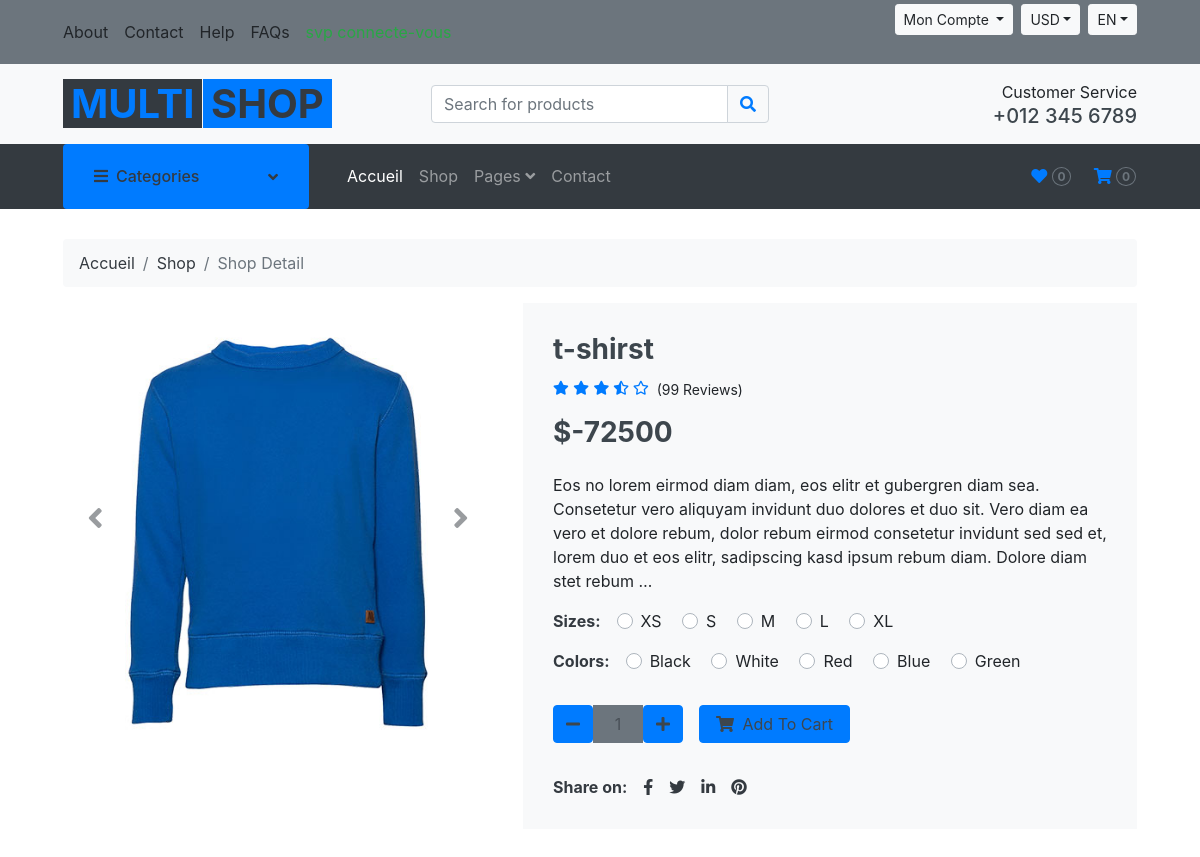
The app's page /detail/2 (upper part), older data.
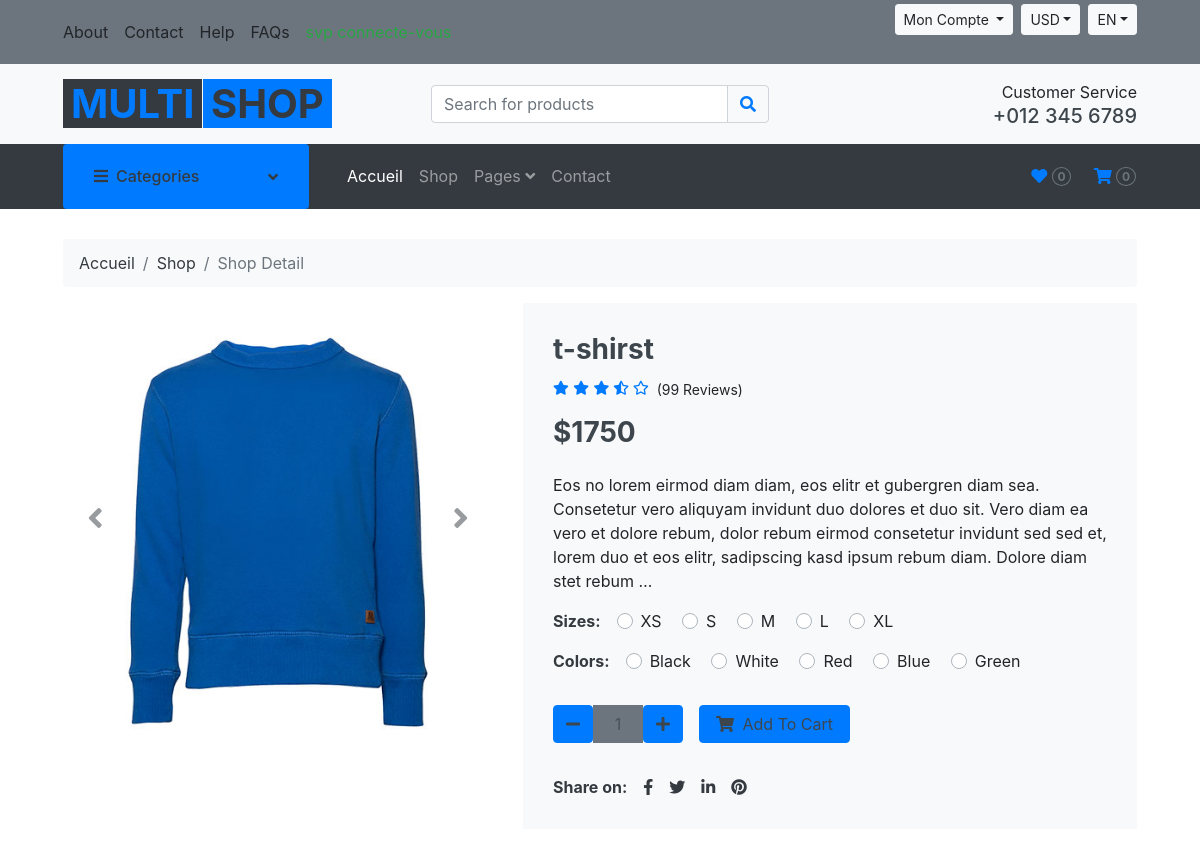
The same page, newer data.
### ecomme/models.py (models this page shows, shortened)
class Produit(models.Model):
    quantite_total = models.IntegerField()
    disponibilite = models.IntegerField()
    images = models.ImageField(upload_to='produit/produit_img')
    nom_produit = models.CharField(max_length=100)
    prix = models.IntegerField()
    rabais = models.IntegerField()
    info_produit = RichTextField(null=True)
    nom_model = models.CharField(max_length=100)
    categorie = models.ForeignKey(Categorie, on_delete=models.CASCADE)
    tags = models.CharField(max_length=100)
    description = RichTextField()
    section = models.ForeignKey(Section, on_delete=models.DO_NOTHING)
    slug = models.SlugField(default='', max_length=100, null=True, blank=True)
    class Meta:
        db_table = "ecomme_produit"

### ecomme/views.py (the view)
# urls.py: path('detail/<int:pk>',views.detail,name='detail'),
def detail(request,pk):
    produit = Produit.objects.filter(pk=pk)
    produit_image = Produit_Image.objects.all()
    if produit.exists():
        produit = Produit.objects.get(pk=pk)
    else:
        return redirect('error404')
    context = {
        'produit':produit,
        'produit_image':produit_image
    }
    return render(request,'ecomme/detail.html',context)

### ecomme/templatetags/produit_tags.py (called while the page is built)
@register.simple_tag
def call_sellprice(prix, rabais):
    if rabais is None or rabais is 0:
        return prix
    sellprice = prix
    sellprice = prix - (prix * rabais/100)
    return math.floor(sellprice)

### templates/ecomme/detail.html (shortened to what the changed rows need)
{% extends 'menu/base.html' %}
{% block content %}
{% load produit_tags %}
{% load static %}
    <div class="container-fluid pb-5">
        <div class="row px-xl-5">
            <div class="col-lg-5 mb-30">
                <div id="product-carousel" class="carousel slide" data-ride="carousel">
                    <div class="carousel-inner bg-light">
                        <div class="carousel-item active">
                            <img class="w-100 h-100" src="{{produit.images.url}}" alt="Image">
                        </div>
                    </div>
                </div>
            </div>
            <div class="col-lg-7 h-auto mb-30">
                <div class="h-100 bg-light p-30">
                    <h3>{{produit.nom_produit}}</h3>
                    <div class="d-flex mb-3">
                        <div class="text-primary mr-2">
                        </div>
                        <small class="pt-1">(99 Reviews)</small>
                    </div>
                    <h3 class="font-weight-semi-bold mb-4">${% call_sellprice produit.prix produit.rabais %}</h3>
                    <p class="mb-4">{{produit.info_produit|safe|truncatewords:50}}</p>
                    <div class="d-flex mb-3">
                        <strong class="text-dark mr-3">Sizes:</strong>
                        <form>
                        </form>
                    </div>
                    <div class="d-flex mb-4">
                        <strong class="text-dark mr-3">Colors:</strong>
                        <form>
                        </form>
                    </div>
                    <div class="d-flex align-items-center mb-4 pt-2">
                        <div class="input-group quantity mr-3" style="width: 130px;">
                        </div>
                        <button class="btn btn-primary px-3"><i class="fa fa-shopping-cart mr-1"></i> Add To
                            Cart</button>
                    </div>
                    <div class="d-flex pt-2">
                        <strong class="text-dark mr-2">Share on:</strong>
                        <div class="d-inline-flex">
                        </div>
                    </div>
                </div>
            </div>
        </div>
    </div>
{% endblock %}

Row changes from the older to the newer data that the page shows:
changed Produit "t-shirst": prix+rabais "-72500" → "1750"
